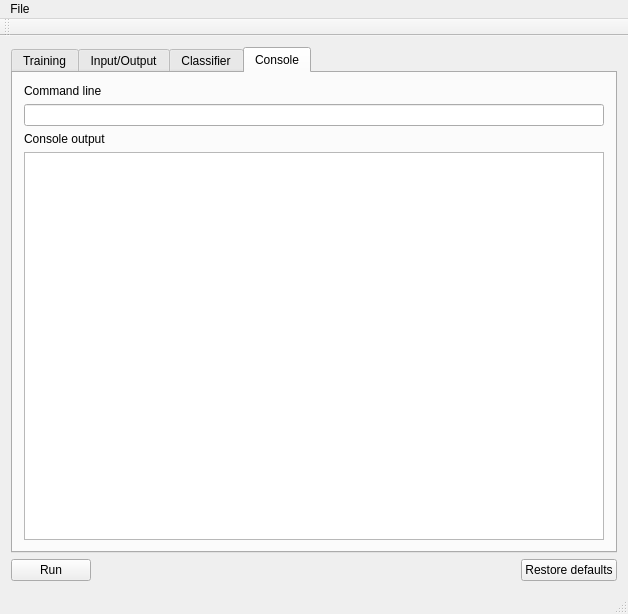
<?xml version="1.0" encoding="UTF-8"?>
<ui version="4.0">
 <class>MainWindow</class>
 <widget class="QMainWindow" name="MainWindow">
  <property name="geometry">
   <rect>
    <x>0</x>
    <y>0</y>
    <width>628</width>
    <height>614</height>
   </rect>
  </property>
  <property name="windowTitle">
   <string>pksvm_gui</string>
  </property>
  <widget class="QWidget" name="centralWidget">
   <layout class="QVBoxLayout" name="verticalLayout">
    <item>
     <widget class="QTabWidget" name="tabWidget">
      <property name="currentIndex">
       <number>3</number>
      </property>
      <widget class="QWidget" name="tab">
       <attribute name="title">
        <string>Training</string>
       </attribute>
       <layout class="QVBoxLayout" name="verticalLayout_3">
        <item>
         <layout class="QGridLayout" name="gridLayout">
          <item row="2" column="0">
           <widget class="QLabel" name="label_2">
            <property name="text">
             <string>attribute name for class label</string>
            </property>
           </widget>
          </item>
          <item row="0" column="2">
           <widget class="QToolButton" name="toolButton_training">
            <property name="text">
             <string>...</string>
            </property>
           </widget>
          </item>
          <item row="0" column="0">
           <widget class="QLabel" name="label_4">
            <property name="text">
             <string>Training vectorfile</string>
            </property>
           </widget>
          </item>
          <item row="3" column="2">
           <spacer name="horizontalSpacer_4">
            <property name="orientation">
             <enum>Qt::Horizontal</enum>
            </property>
            <property name="sizeHint" stdset="0">
             <size>
              <width>40</width>
              <height>20</height>
             </size>
            </property>
           </spacer>
          </item>
          <item row="0" column="1">
           <widget class="QLineEdit" name="training"/>
          </item>
          <item row="3" column="1">
           <widget class="QLineEdit" name="nclass"/>
          </item>
          <item row="3" column="0">
           <widget class="QLabel" name="label_20">
            <property name="text">
             <string>number of classes to prepare table</string>
            </property>
           </widget>
          </item>
          <item row="2" column="1">
           <widget class="QLineEdit" name="label"/>
          </item>
          <item row="2" column="2">
           <spacer name="horizontalSpacer_3">
            <property name="orientation">
             <enum>Qt::Horizontal</enum>
            </property>
            <property name="sizeHint" stdset="0">
             <size>
              <width>40</width>
              <height>20</height>
             </size>
            </property>
           </spacer>
          </item>
          <item row="1" column="0">
           <widget class="QLabel" name="label_21">
            <property name="text">
             <string>Training layername (optional)</string>
            </property>
           </widget>
          </item>
          <item row="1" column="1">
           <widget class="QLineEdit" name="tln"/>
          </item>
          <item row="1" column="2">
           <spacer name="horizontalSpacer_2">
            <property name="orientation">
             <enum>Qt::Horizontal</enum>
            </property>
            <property name="sizeHint" stdset="0">
             <size>
              <width>40</width>
              <height>20</height>
             </size>
            </property>
           </spacer>
          </item>
         </layout>
        </item>
        <item>
         <widget class="QCommandLinkButton" name="commandLinkButtonPrepareTable">
          <property name="text">
           <string>prepare table</string>
          </property>
         </widget>
        </item>
        <item>
         <layout class="QVBoxLayout" name="verticalLayout_2">
          <item>
           <widget class="QLabel" name="label_17">
            <property name="text">
             <string>class name-value pairs</string>
            </property>
           </widget>
          </item>
          <item>
           <widget class="QTableView" name="tableView_labels"/>
          </item>
         </layout>
        </item>
       </layout>
      </widget>
      <widget class="QWidget" name="tab_2">
       <attribute name="title">
        <string>Input/Output</string>
       </attribute>
       <layout class="QVBoxLayout" name="verticalLayout_4">
        <item>
         <layout class="QGridLayout" name="gridLayout_2">
          <item row="1" column="5">
           <widget class="QLineEdit" name="msknodata"/>
          </item>
          <item row="0" column="1">
           <widget class="QLineEdit" name="input"/>
          </item>
          <item row="0" column="0">
           <widget class="QLabel" name="label_3">
            <property name="text">
             <string>Input data</string>
            </property>
           </widget>
          </item>
          <item row="0" column="2">
           <widget class="QToolButton" name="toolButton_input">
            <property name="text">
             <string>...</string>
            </property>
           </widget>
          </item>
          <item row="2" column="4">
           <widget class="QLabel" name="label_16">
            <property name="text">
             <string>nodata</string>
            </property>
           </widget>
          </item>
          <item row="2" column="0">
           <widget class="QLabel" name="label_15">
            <property name="text">
             <string>Output data</string>
            </property>
           </widget>
          </item>
          <item row="1" column="2">
           <widget class="QToolButton" name="toolButton_mask">
            <property name="text">
             <string>...</string>
            </property>
           </widget>
          </item>
          <item row="1" column="0">
           <widget class="QLabel" name="label_13">
            <property name="text">
             <string>Mask image</string>
            </property>
           </widget>
          </item>
          <item row="1" column="1">
           <widget class="QLineEdit" name="mask"/>
          </item>
          <item row="2" column="5">
           <widget class="QLineEdit" name="nodata"/>
          </item>
          <item row="1" column="4">
           <widget class="QLabel" name="label_14">
            <property name="text">
             <string>msknodata</string>
            </property>
           </widget>
          </item>
          <item row="2" column="1">
           <widget class="QLineEdit" name="output"/>
          </item>
          <item row="2" column="2">
           <widget class="QToolButton" name="toolButton_output">
            <property name="text">
             <string>...</string>
            </property>
           </widget>
          </item>
          <item row="1" column="3">
           <spacer name="horizontalSpacer_15">
            <property name="orientation">
             <enum>Qt::Horizontal</enum>
            </property>
            <property name="sizeHint" stdset="0">
             <size>
              <width>40</width>
              <height>20</height>
             </size>
            </property>
           </spacer>
          </item>
         </layout>
        </item>
        <item>
         <spacer name="verticalSpacer">
          <property name="orientation">
           <enum>Qt::Vertical</enum>
          </property>
          <property name="sizeHint" stdset="0">
           <size>
            <width>20</width>
            <height>40</height>
           </size>
          </property>
         </spacer>
        </item>
       </layout>
      </widget>
      <widget class="QWidget" name="tab_3">
       <attribute name="title">
        <string>Classifier</string>
       </attribute>
       <layout class="QVBoxLayout" name="verticalLayout_5">
        <item>
         <layout class="QGridLayout" name="gridLayout_3">
          <item row="3" column="1">
           <widget class="QLineEdit" name="cv"/>
          </item>
          <item row="2" column="4">
           <widget class="QLineEdit" name="ccost"/>
          </item>
          <item row="3" column="0">
           <widget class="QLabel" name="label_5">
            <property name="text">
             <string>n-fold cross validation</string>
            </property>
           </widget>
          </item>
          <item row="2" column="3">
           <widget class="QLabel" name="label_10">
            <property name="text">
             <string>CCost</string>
            </property>
           </widget>
          </item>
          <item row="0" column="3">
           <widget class="QLabel" name="label_11">
            <property name="text">
             <string>Coef 0</string>
            </property>
           </widget>
          </item>
          <item row="0" column="0">
           <widget class="QLabel" name="label_6">
            <property name="text">
             <string>SVM type</string>
            </property>
           </widget>
          </item>
          <item row="0" column="1">
           <widget class="QComboBox" name="svmtype"/>
          </item>
          <item row="2" column="1">
           <widget class="QLineEdit" name="gamma"/>
          </item>
          <item row="1" column="0">
           <widget class="QLabel" name="label_7">
            <property name="text">
             <string>Kernel type</string>
            </property>
           </widget>
          </item>
          <item row="0" column="4">
           <widget class="QLineEdit" name="coef0"/>
          </item>
          <item row="2" column="0">
           <widget class="QLabel" name="label_9">
            <property name="text">
             <string>Gamma</string>
            </property>
           </widget>
          </item>
          <item row="0" column="7">
           <widget class="QLineEdit" name="nu"/>
          </item>
          <item row="1" column="4">
           <widget class="QLineEdit" name="kd"/>
          </item>
          <item row="0" column="6">
           <widget class="QLabel" name="label_12">
            <property name="text">
             <string>nu</string>
            </property>
           </widget>
          </item>
          <item row="0" column="2">
           <spacer name="verticalSpacer_3">
            <property name="orientation">
             <enum>Qt::Vertical</enum>
            </property>
            <property name="sizeHint" stdset="0">
             <size>
              <width>20</width>
              <height>40</height>
             </size>
            </property>
           </spacer>
          </item>
          <item row="1" column="1">
           <widget class="QComboBox" name="kerneltype"/>
          </item>
          <item row="1" column="3">
           <widget class="QLabel" name="label_8">
            <property name="text">
             <string>Kernel degree</string>
            </property>
           </widget>
          </item>
          <item row="0" column="5">
           <spacer name="horizontalSpacer_5">
            <property name="orientation">
             <enum>Qt::Horizontal</enum>
            </property>
            <property name="sizeHint" stdset="0">
             <size>
              <width>40</width>
              <height>20</height>
             </size>
            </property>
           </spacer>
          </item>
         </layout>
        </item>
        <item>
         <spacer name="verticalSpacer_2">
          <property name="orientation">
           <enum>Qt::Vertical</enum>
          </property>
          <property name="sizeHint" stdset="0">
           <size>
            <width>20</width>
            <height>40</height>
           </size>
          </property>
         </spacer>
        </item>
       </layout>
      </widget>
      <widget class="QWidget" name="tab_4">
       <attribute name="title">
        <string>Console</string>
       </attribute>
       <layout class="QVBoxLayout" name="verticalLayout_6">
        <item>
         <widget class="QLabel" name="label_18">
          <property name="text">
           <string>Command line</string>
          </property>
         </widget>
        </item>
        <item>
         <widget class="QLineEdit" name="commandLineEdit"/>
        </item>
        <item>
         <widget class="QLabel" name="label_19">
          <property name="text">
           <string>Console output</string>
          </property>
         </widget>
        </item>
        <item>
         <widget class="QPlainTextEdit" name="consoleEdit"/>
        </item>
       </layout>
      </widget>
     </widget>
    </item>
    <item>
     <layout class="QHBoxLayout" name="horizontalLayout">
      <item>
       <widget class="QPushButton" name="pushButton_run">
        <property name="text">
         <string>Run</string>
        </property>
       </widget>
      </item>
      <item>
       <spacer name="horizontalSpacer">
        <property name="orientation">
         <enum>Qt::Horizontal</enum>
        </property>
        <property name="sizeHint" stdset="0">
         <size>
          <width>40</width>
          <height>20</height>
         </size>
        </property>
       </spacer>
      </item>
      <item>
       <widget class="QPushButton" name="pushButton_restore">
        <property name="text">
         <string>Restore defaults</string>
        </property>
       </widget>
      </item>
     </layout>
    </item>
   </layout>
  </widget>
  <widget class="QMenuBar" name="menuBar">
   <property name="geometry">
    <rect>
     <x>0</x>
     <y>0</y>
     <width>628</width>
     <height>27</height>
    </rect>
   </property>
   <widget class="QMenu" name="menuFile">
    <property name="title">
     <string>File</string>
    </property>
    <addaction name="actionInput"/>
    <addaction name="actionTraining"/>
    <addaction name="actionMask"/>
    <addaction name="actionOutput"/>
   </widget>
   <addaction name="menuFile"/>
  </widget>
  <widget class="QToolBar" name="mainToolBar">
   <attribute name="toolBarArea">
    <enum>TopToolBarArea</enum>
   </attribute>
   <attribute name="toolBarBreak">
    <bool>false</bool>
   </attribute>
  </widget>
  <widget class="QStatusBar" name="statusBar"/>
  <action name="actionInput">
   <property name="text">
    <string>Input</string>
   </property>
  </action>
  <action name="actionTraining">
   <property name="text">
    <string>Training</string>
   </property>
  </action>
  <action name="actionMask">
   <property name="text">
    <string>Mask</string>
   </property>
  </action>
  <action name="actionOutput">
   <property name="text">
    <string>Output</string>
   </property>
  </action>
 </widget>
 <layoutdefault spacing="6" margin="11"/>
 <resources/>
 <connections/>
</ui>
